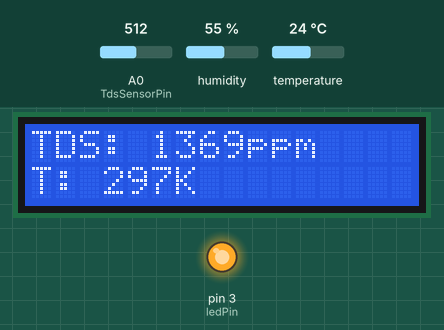
A sketch run on a simulated Arduino Uno, built with avr-gcc and run on an emulated ATmega328P. On the bench: 16×2 character LCD, output pins drawn as LEDs (lit = HIGH). The test bench sets the inputs (shaded band); at power-on: A0 (TdsSensorPin) = 512, temperature 24 °C, humidity 55 %.

Above: at 1.2 s.
1.3 s: A0 (TdsSensorPin) set to 179
At 3.5 s:
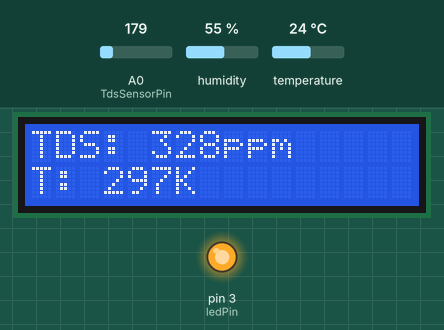
4.0 s: A0 (TdsSensorPin) set to 156
At 6.2 s:
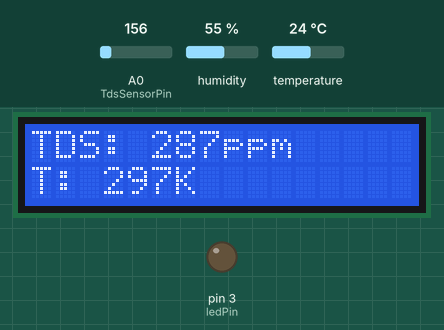
6.5 s: temperature set to 20 °C
At 7.8 s:
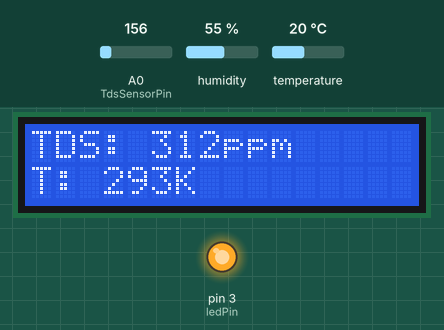
8.1 s: temperature set to 12 °C
At 9.5 s:
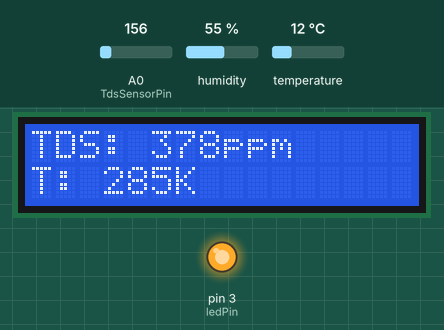
9.8 s: temperature set to 19 °C
At 11.1 s:
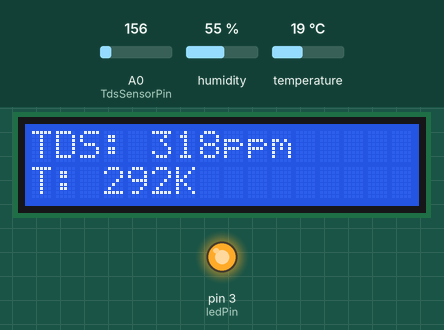
11.4 s: A0 (TdsSensorPin) set to 122
At 13.1 s:
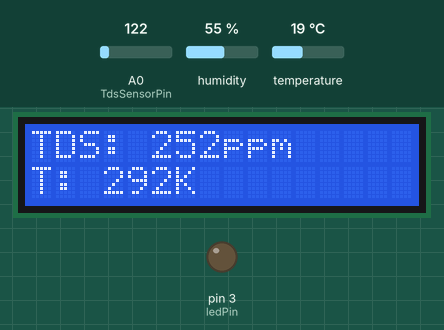
Timing chart, 0 to 14.6 s (numbered marks = the images above; inputs shaded):
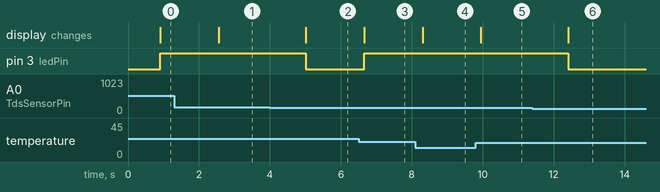

Measured:
- the behaviour switches between 164 and 163 on A0 (TdsSensorPin) (found by bisection; images 1 and 2)
- the behaviour switches between 22 and 21 °C on temperature (found by bisection; images 2 and 3)
- after the input at 1.3 s, the display: changes after 1.3 s (image 1)
- after the input at 4.0 s, pin 3 (ledPin): HIGH → LOW after 1.0 s; the display: changes after 1.0 s (image 2)
- after the input at 6.5 s, pin 3 (ledPin): LOW → HIGH after 0.15 s; the display: changes after 0.16 s (image 3)
- after the input at 8.1 s, the display: changes after 0.20 s (image 4)
- after the input at 9.8 s, the display: changes after 0.14 s (image 5)
- after the input at 11.4 s, pin 3 (ledPin): HIGH → LOW after 1.0 s; the display: changes after 1.0 s (image 6)

The sketch:

source_code.ino
```cpp
// Libraries
#include <LiquidCrystal.h>
#include <dht.h>

// Constant variables and pins
#define TdsSensorPin A0
#define dhtPin 2
#define ledPin 3
#define VREF 5.0      // Reference voltage of ADC
#define SCOUNT 30     // Number of samples for median filter

int analogBuffer[SCOUNT];     // Buffer for raw TDS samples
int analogBufferTemp[SCOUNT]; // Temporary buffer for sorting
int analogBufferIndex = 0, copyIndex = 0, check;

float averageVoltage = 0, tdsValue = 0, Temperature, temperatureKelvin;

// Members of classes: lcd for LiquidCrystal (display) and DHT for dht class (sensor)
LiquidCrystal lcd(7, 8, 9, 10, 11, 12);
dht DHT;

// Setting serial port, lcd display and pins
void setup() {
  lcd.begin(16, 2);
  pinMode(TdsSensorPin, INPUT);
  pinMode(ledPin, OUTPUT);
  pinMode(dhtPin, INPUT);
  Serial.begin(9600);
}

void loop() {
  // Reading temperature from DHT11 and calculating Kelvin scale
  static unsigned long analogSampleTimepoint = millis();
  check = DHT.read11(dhtPin);
  if(check == 0) Temperature = DHT.temperature;
  temperatureKelvin = Temperature + 273.15;

  // Sampling TDS sensor every 40ms and storing in circular buffer
  if (millis() - analogSampleTimepoint > 40U) {
    analogSampleTimepoint = millis();
    analogBuffer[analogBufferIndex] = analogRead(TdsSensorPin);
    analogBufferIndex++;
    if (analogBufferIndex == SCOUNT) analogBufferIndex = 0;
  }

  static unsigned long printTimepoint = millis();

  // Processing and displaying data every 800ms
  if (millis() - printTimepoint > 800U) {
    printTimepoint = millis();

    // Copying buffer for filtering (to keep original data intact)
    for (copyIndex = 0; copyIndex < SCOUNT; copyIndex++) analogBufferTemp[copyIndex] = analogBuffer[copyIndex];

    // Getting median voltage and converting to real voltage value
    averageVoltage = getMedianNum(analogBufferTemp, SCOUNT) * (float)VREF / 1024.0;

    // Temperature compensation (standard reference 25*C)
    float compensationCoefficient = 1.0 + 0.02 * (Temperature - 25.0);
    float compensationVoltage = averageVoltage / compensationCoefficient;

    // Converting voltage to TDS value (ppm) using polynomial equation
    tdsValue = (133.42 * pow(compensationVoltage, 3) - 255.86 * pow(compensationVoltage, 2) + 857.39 * compensationVoltage) * 0.5;

    // High TDS alarm - LED indicator
    if(tdsValue >= 300) digitalWrite(ledPin, HIGH);
    else digitalWrite(ledPin, LOW);

    // Refreshing LCD with TDS results and temperature in Kelvin
    lcd.clear();
    lcd.setCursor(0, 0);
    lcd.print("TDS: ");
    lcd.print(tdsValue, 0);
    lcd.print("ppm");

    lcd.setCursor(0, 1);
    lcd.print("T: ");
    lcd.print(temperatureKelvin, 0);
    lcd.print("K");
  }
}

// Median filter function: sorts the array and returns the middle value
int getMedianNum(int bArray[], int iFilterLen) {
  int bTab[iFilterLen];
  for (byte i = 0; i < iFilterLen; i++) bTab[i] = bArray[i];

  int i, j, bTemp;

  // Simple Bubble Sort algorithm
  for (j = 0; j < iFilterLen - 1; j++) {
    for (i = 0; i < iFilterLen - j - 1; i++) {
      if (bTab[i] > bTab[i + 1]) {
        bTemp = bTab[i];
        bTab[i] = bTab[i + 1];
        bTab[i + 1] = bTemp;
      }
    }
  }

  // Returning median based on odd/even length
  if ((iFilterLen & 1) > 0) bTemp = bTab[(iFilterLen - 1) / 2];
  else bTemp = (bTab[iFilterLen / 2] + bTab[iFilterLen / 2 - 1]) / 2;

  return bTemp;
}
```
